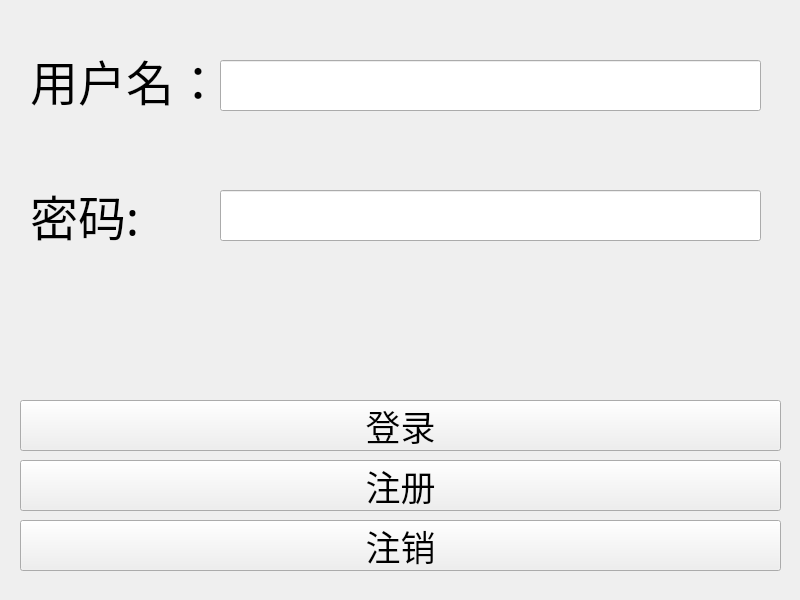
<?xml version="1.0" encoding="UTF-8"?>
<ui version="4.0">
 <class>TcpClient</class>
 <widget class="QWidget" name="TcpClient">
  <property name="geometry">
   <rect>
    <x>0</x>
    <y>0</y>
    <width>800</width>
    <height>600</height>
   </rect>
  </property>
  <property name="windowTitle">
   <string>TcpClient</string>
  </property>
  <widget class="QLabel" name="name_lab">
   <property name="geometry">
    <rect>
     <x>30</x>
     <y>30</y>
     <width>191</width>
     <height>101</height>
    </rect>
   </property>
   <property name="font">
    <font>
     <family>AniMe Matrix - MB_EN</family>
     <pointsize>36</pointsize>
    </font>
   </property>
   <property name="text">
    <string>用户名：</string>
   </property>
  </widget>
  <widget class="QLabel" name="pwd_lab">
   <property name="geometry">
    <rect>
     <x>30</x>
     <y>170</y>
     <width>191</width>
     <height>91</height>
    </rect>
   </property>
   <property name="font">
    <font>
     <family>AniMe Matrix - MB_EN</family>
     <pointsize>36</pointsize>
    </font>
   </property>
   <property name="text">
    <string>密码:</string>
   </property>
  </widget>
  <widget class="QLineEdit" name="name_le">
   <property name="geometry">
    <rect>
     <x>220</x>
     <y>60</y>
     <width>541</width>
     <height>51</height>
    </rect>
   </property>
  </widget>
  <widget class="QLineEdit" name="pwd_le">
   <property name="geometry">
    <rect>
     <x>220</x>
     <y>190</y>
     <width>541</width>
     <height>51</height>
    </rect>
   </property>
   <property name="echoMode">
    <enum>QLineEdit::Password</enum>
   </property>
  </widget>
  <widget class="QPushButton" name="regist_pb">
   <property name="geometry">
    <rect>
     <x>20</x>
     <y>460</y>
     <width>761</width>
     <height>51</height>
    </rect>
   </property>
   <property name="font">
    <font>
     <family>AniMe Matrix - MB_EN</family>
     <pointsize>26</pointsize>
    </font>
   </property>
   <property name="text">
    <string>注册</string>
   </property>
  </widget>
  <widget class="QPushButton" name="login_pb">
   <property name="geometry">
    <rect>
     <x>20</x>
     <y>400</y>
     <width>761</width>
     <height>51</height>
    </rect>
   </property>
   <property name="font">
    <font>
     <family>AniMe Matrix - MB_EN</family>
     <pointsize>26</pointsize>
    </font>
   </property>
   <property name="text">
    <string>登录</string>
   </property>
  </widget>
  <widget class="QPushButton" name="cancel_pb">
   <property name="geometry">
    <rect>
     <x>20</x>
     <y>520</y>
     <width>761</width>
     <height>51</height>
    </rect>
   </property>
   <property name="font">
    <font>
     <family>AniMe Matrix - MB_EN</family>
     <pointsize>26</pointsize>
    </font>
   </property>
   <property name="text">
    <string>注销</string>
   </property>
  </widget>
 </widget>
 <resources/>
 <connections/>
</ui>
